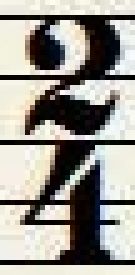
#> input picture app/templates/2.4.2.jpg, 27 x 55 px (shown 5 times larger); its folder holds only this picture in this run
$ python app.py templates/2.4.2.jpg   (older library calls are emulated)
#> lines starting #> are read from the running program, lines starting #| are printed output that depends on the picture; long printed decimals are rounded
import numpy as np
import cv2
import copy
from jinja2 import Environment, FileSystemLoader
from sys import argv


class Note(object):
    pitches = ('A2', 'G2', 'F2', 'E2', 'D2', 'C2', 'B', 'A', 'G', 'F', 'E', 'D', 'C')

    # [6 lines left out: function __init__, not called in this run]

    def __repr__(self):
        return '<Note {}, at loc {}>'.format(self.pitch, self.center)

    def location(self):
        return int(self.x), int(self.y)


class Symbol(object):

    # [5 lines left out: function __init__, not called in this run]

    def __repr__(self):
        return '<Symbol {}, at {}>'.format(self.type, self.location)

    # [26 lines left out: functions __eq__, find_closest_note, find_eights, not called in this run]


def find_pitch(note, staff):
    distances = [abs(note.y - y) for y in staff]
    return Note.pitches[distances.index(min(distances))]


# [4 lines left out: function classify_notes, not called in this run]


def get_matches_with_loc(img_rgb, img_gray, templates, threshold):
    height, width, nn = img_rgb.shape
    locations = {}
    for template_symbol in templates:
        locations[template_symbol] = []
        fname = 'templates/' + template_symbol + '.jpg'
        template = cv2.imread(fname, 0)
        w, h = template.shape[::-1]
        o = height / config[template_symbol][1]
        o2 = width / config[template_symbol][0]
        for i in np.arange(o - 0.1, o + 0.1, 0.1):
            for j in np.arange(o2 - 0.1, o2 + 0.2, 0.1):
                changed = cv2.resize(template, (0, 0), fx=i, fy=j)
                res = cv2.matchTemplate(img_gray, changed, cv2.TM_CCOEFF_NORMED)
                loc = np.where(res >= threshold)
                pts = list(zip(*loc[::-1]))
                for pt in pts:
                    x = pt[0]
                    y = pt[1]
                    pt2 = (pt[0] + int(w * i), pt[1] + int(h * j))
                    x2 = pt2[0]
                    y2 = pt2[1]
                    center = (int((x + x2) / 2), int((y + y2) / 2))
                    s = Symbol(template_symbol, center)
                    if s not in locations[template_symbol]:
                        locations[template_symbol].append(s)
                    cv2.rectangle(img_rgb, pt, pt2, (255, 255, 255), cv2.FILLED)
                    cv2.rectangle(img_gray, pt, pt2, (255, 255, 255), cv2.FILLED)
                    # cv2.circle(img_rgb, s.location, 1, (255, 0, 0), 3)
                    if template_symbol == 'viol-key' or template_symbol == 'viol-key.3' or template_symbol == 'bas-key':
                        img_rgb[:pt[1] + int(h * j), :pt[0] + int(w * i)] = (255, 255, 255)
                if pts:
                    break
            else:
                continue
            break
    return locations


config = {
    '4.4': (1920, 1002),
    '4.4.2': (898, 845),
    '3.4': (1128, 570),
    '2.4.2': (957, 612),
    '3.4.2': (1144, 538),
    '2.4': (748, 502),
    'b': (1128, 570),
    'b.2': (1128, 570),
    'pauza_cw': (1920, 962),
    'pauza_cw.2': (1128, 570),
    'hasz': (1218, 609),
    'hasz2': (1218, 609),
    'hasz3': (1920, 962),
    'post': (1920, 962),
    'bas-key': (1920, 962),
    'viol-key': (1920, 1002),
    'viol-key.2': (960, 698),
    'viol-key.3': (898, 845),
    'half': (1218, 609),
    'half.2': (1218, 609),
    'half.3': (898, 845),
    'half.4': (1920, 1002),
    'half.5': (1920, 1002),
    'half.6': (1128, 570),
    'half.7': (1128, 570),
    'half.8': (898, 845),
    'half.9': (1128, 570),
    'quater': (1218, 609),
    'quater.2': (960, 698),
    'quater.3': (758, 502),
    'quater.4': (905, 534),
    'quater.5': (957, 612),
    'whole': (1920, 1002)
}

images = ['low.jpg', 'kurki-trzy.jpg', 'stoo.jpg', 'dudka.jpg', 'Happy.jpg', 'oda.jpg', 'kotek.jpg', 'Lulajże.jpg',
          'aaakot.jpg', 'kurki3.jpg', 'niewiem.jpg']
metrum = ('4.4', '3.4', '2.4.2', '3.4.2', '2.4', '4.4.2')
pause = ('pauza_cw', 'pauza_cw.2')
hasz = ('hasz', 'hasz2', 'hasz3')
b = ('b', 'b.2')
post = (('post'),)
bas_key = (('bas-key'),)
viol_key = ('viol-key', 'viol-key.3')
half = ('half.4', 'half.5', 'half.7')
quater = ('quater', 'quater.2')
whole = (('whole'),)
symbols = {metrum: 0.655, pause: 0.7, hasz: 0.8, b: 0.9, post: 0.739, bas_key: 0.7, viol_key: 0.55}
symbols2 = {half: 0.66, quater: 0.63, whole: 0.65}

image = argv[1]
img = cv2.imread(image)
#> img is the input picture: shape (55, 27, 3); mean B, G, R 144, 151.1, 153.8
if img is None:
    exit(1)
cimg = copy.copy(img)
gray = cv2.cvtColor(img, cv2.COLOR_BGR2GRAY)
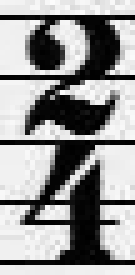
#> gray: shape (55, 27) (shown 5 times larger); min 0, max 252, mean 151.1
canny = cv2.Canny(gray, 50, 150, apertureSize=3)
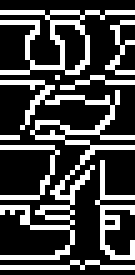
#> canny: shape (55, 27) (shown 5 times larger); 27.7% white in thin lines or dots
lines = cv2.HoughLines(canny, 1, np.pi / 180, int(0.4 * img.shape[1]))
#> lines = 638 rows, first 8: [-9, 2.9], [-3, 2.93], [21, 0.0175], [22, 0.0524], [13, 0.105], [23, 0.0698], [24, 0.262], [-8, 2.83]
line_coords = []
for line in lines:
    for r, theta in line:
        a = np.cos(theta)
        b = np.sin(theta)
        x0 = a * r
        y0 = b * r
        x1 = int(x0 + img.shape[1] * (-b))
        y1 = int(y0 + img.shape[1] * a)
        x2 = int(x0 - img.shape[1] * (-b))
        y2 = int(y0 - img.shape[1] * a)
        cv2.line(cimg, (x1, y1), (x2, y2), (0, 255, 0), 1)
        line_coords.append([(x1, y1), (x2, y2)])
#> this loop made 638 passes
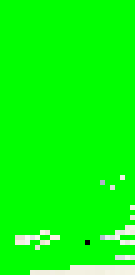
#> cimg: shape (55, 27, 3) (shown 5 times larger); mean B, G, R 10.8, 254, 11.4
#> after the loop, line_coords = 638 items


line_coords[:] = sorted(line_coords, key=lambda x: x[0][1])[::2]
diff = line_coords[1][0][1] - line_coords[0][0][1]
#> diff = 1
diff_ratio = diff * 100 / img.shape[0]
#> diff_ratio = 1.82

print('name: {}, diff: {}, diff ratio {}, numlines: {}'.format(image, diff, diff_ratio, len(line_coords)))
#| name: templates/2.4.2.jpg, diff: 1, diff ratio 1.818, numlines: 319

new_list = [[copy.deepcopy(line_coords[i + j * 5]) for i in range(5)] for j in range(int(len(line_coords) / 5))]
#> new_list = 63 items

x1 = line_coords[0][0][0]
#> x1 = 4
x2 = line_coords[0][1][0]
#> x2 = 21

for elem in new_list:
    y1 = elem[0][1][1]
    y2 = elem[4][1][1]
    elem.insert(0, [(x1, y1 - diff), (x2, y1 - diff)])
    elem.append([(x1, y2 + diff), (x2, y2 + diff)])
#> this loop made 63 passes
#> (y1, y2) on passes 1 to 12: (21, 24), (21, 24), (23, 25), (25, 26), (25, 22), (26, 26), (26, 19), (23, 22), (20, 23), (24, 25), (22, 26), (14, 13)

staves = [[float(w[0][1] + 1) for w in elem] for elem in new_list]
#> staves = 63 items, first 6: [21, -29, -28, -28, -28, -28, 26], [21, -28, -28, -28, -27, -27, 26], [23, -27, -27, -27, -27, -27, 27], [25, -27, -27, -27, -27, -26, 28], [25, -26, -26, -26, -26, -26, 24], [26, -26, -26, -26, -26, -26, 28]
middles = [[(line + next_line) / 2 for line, next_line in zip(staff, staff[1:])] for staff in staves]
#> middles = 63 items, first 6: [-4, -28.5, -28, -28, -28, -1], [-3.5, -28, -28, -27.5, -27, -0.5], [-2, -27, -27, -27, -27, 0], [-1, -27, -27, -27, -26.5, 1], [-0.5, -26, -26, -26, -26, -1], [0, -26, -26, -26, -26, 1]
for i, mids in enumerate(middles):
    for j, mid in enumerate(mids):
        staves[i].insert(j, mid)
#> this loop made 63 passes
#> mids on passes 1 to 12: [-4, -28.5, -28, -28, -28, -1], [-3.5, -28, -28, -27.5, -27, -0.5], [-2, -27, -27, -27, -27, 0], [-1, -27, -27, -27, -26.5, 1], [-0.5, -26, -26, -26, -26, -1], [0, -26, -26, -26, -26, 1], [0, -26, -26, -26, -26, -2.5], [-1, -25, -25, -25, -25, -0.5], [-2.5, -25, -25, -25, -24.5, 0.5], [0, -24, -24, -24, -23.5, 2], [-0.5, -23, -22.5, -22, -22, 3], [-4, -21.5, -21, -21, -21, -3]

for i in range(len(staves)):
    staves[i].sort()
#> this loop made 63 passes

matches = [get_matches_with_loc(img, gray, symbol, threshold) for symbol, threshold in
           zip(symbols.keys(), symbols.values())]
#> (the run stopped early here; a loop or call above may not have finished)

$ run again, on app/templates/4.4.jpg
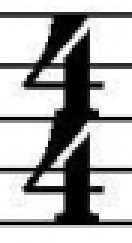
#> input picture app/templates/4.4.jpg, 44 x 81 px (shown 3 times larger)
#> img is the input picture: shape (81, 44, 3); min 0, max 255, mean 174.9
#> `canny = cv2.Canny(gray, 50, 150, apertureSize=3)`:
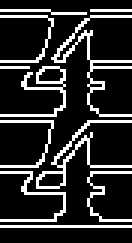
#> canny: shape (81, 44) (shown 3 times larger); 17.7% white in thin lines or dots
#> lines = 324 rows, first 8: [75, 1.57], [21, 0], [5, 1.52], [3, 1.62], [29, 0], [27, 0.262], [26, 0.244], [40, 1.57]
#> the loop `for line in lines:` made 324 passes
#> after the loop `for line in lines:`:
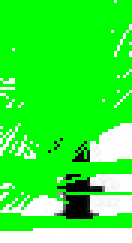
#> cimg: shape (81, 44, 3) (shown 3 times larger); mean B, G, R 51.8, 244.2, 51.8
#> after the loop `for line in lines:`: line_coords = 324 items
#> diff = 0
#| name: templates/4.4.jpg, diff: 0, diff ratio 0.0, numlines: 162
#> new_list = 32 items
#> x1 = 15
#> x2 = 33
#> the loop `for elem in new_list:` made 32 passes
#> (y1, y2) on passes 1 to 8: (37, 40), (39, 41), (37, 42), (41, 38), (42, 43), (43, 43), (43, 42), (42, 41)
#> staves = 32 items, first 6: [38, -47, -47, -46, -45, -45, 41], [40, -45, -45, -45, -44, -44, 42], [38, -44, -44, -44, -44, -44, 43], [42, -44, -43, -43, -43, -43, 39], [43, -43, -43, -43, -43, -43, 44], [44, -43, -43, -43, -43, -43, 44]
#> middles = 32 items, first 6: [-4.5, -47, -46.5, -45.5, -45, -2], [-2.5, -45, -45, -44.5, -44, -1], [-3, -44, -44, -44, -44, -0.5], [-1, -43.5, -43, -43, -43, -2], [0, -43, -43, -43, -43, 0.5], [0.5, -43, -43, -43, -43, 0.5]
#> the loop `for i, mids in enumerate(middles):` made 32 passes
#> the loop `for i in range(len(staves)):` made 32 passes

$ run again, on app/templates/b.4.jpg
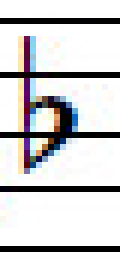
#> input picture app/templates/b.4.jpg, 20 x 45 px (shown 6 times larger)
#> img is the input picture: shape (45, 20, 3); mean B, G, R 211.2, 210.3, 211.1
#> `canny = cv2.Canny(gray, 50, 150, apertureSize=3)`:
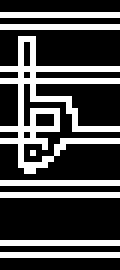
#> canny: shape (45, 20) (shown 6 times larger); 28.7% white in thin lines or dots
#> lines = 418 rows, first 8: [3, 0], [-3, 3.12], [5, 0], [-5, 3.12], [4, 0.0524], [-2, 3.09], [-1, 2.9], [-4, 3.07]
#> the loop `for line in lines:` made 418 passes
#> after the loop `for line in lines:`:
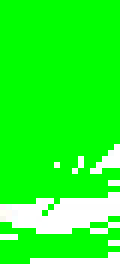
#> cimg: shape (45, 20, 3) (shown 6 times larger); mean B, G, R 43.8, 254.9, 43.8
#> after the loop `for line in lines:`: line_coords = 418 items
#> diff = 0
#| name: templates/b.4.jpg, diff: 0, diff ratio 0.0, numlines: 209
#> new_list = 41 items
#> x1 = 2
#> x2 = 11
#> the loop `for elem in new_list:` made 41 passes
#> (y1, y2) on passes 1 to 8: (17, 17), (16, 19), (19, 19), (19, 19), (17, 18), (18, 16), (15, 15), (21, 20)
#> staves = 41 items, first 6: [18, -20, -20, -20, -20, -20, 18], [17, -20, -20, -19, -19, -19, 20], [20, -19, -19, -19, -19, -19, 20], [20, -19, -19, -19, -19, -18, 20], [18, -18, -17, -17, -17, -16, 19], [19, -16, -16, -15, -15, -14, 17]
#> middles = 41 items, first 6: [-1, -20, -20, -20, -20, -1], [-1.5, -20, -19.5, -19, -19, 0.5], [0.5, -19, -19, -19, -19, 0.5], [0.5, -19, -19, -19, -18.5, 1], [0, -17.5, -17, -17, -16.5, 1.5], [1.5, -16, -15.5, -15, -14.5, 1.5]
#> the loop `for i, mids in enumerate(middles):` made 41 passes
#> the loop `for i in range(len(staves)):` made 41 passes

$ run again, on app/templates/3.4.2.jpg
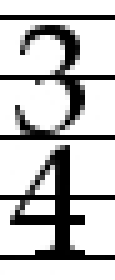
#> input picture app/templates/3.4.2.jpg, 23 x 56 px (shown 5 times larger)
#> img is the input picture: shape (56, 23, 3); min 0, max 255, mean 193.9
#> `canny = cv2.Canny(gray, 50, 150, apertureSize=3)`:
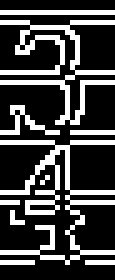
#> canny: shape (56, 23) (shown 5 times larger); 26.1% white in thin lines or dots
#> lines = 559 rows, first 8: [-12, 3.11], [16, 0.157], [-10, 3.05], [13, 0.0698], [15, 0.122], [14, 0.0349], [17, 0.227], [-11, 3.07]
#> the loop `for line in lines:` made 559 passes
#> after the loop `for line in lines:`:
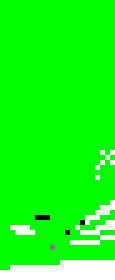
#> cimg: shape (56, 23, 3) (shown 5 times larger); mean B, G, R 24.6, 253.9, 24.6
#> after the loop `for line in lines:`: line_coords = 559 items
#> diff = 0
#| name: templates/3.4.2.jpg, diff: 0, diff ratio 0.0, numlines: 280
#> new_list = 56 items
#> x1 = 6
#> x2 = 16
#> the loop `for elem in new_list:` made 56 passes
#> (y1, y2) on passes 1 to 8: (19, 21), (21, 15), (21, 22), (21, 22), (22, 22), (22, 21), (22, 22), (22, 21)
#> staves = 56 items, first 6: [20, -24, -24, -24, -24, -23, 22], [22, -23, -23, -23, -23, -23, 16], [22, -23, -23, -22, -22, -22, 23], [22, -22, -22, -22, -22, -22, 23], [23, -22, -22, -22, -22, -22, 23], [23, -22, -22, -22, -22, -22, 22]
#> middles = 56 items, first 6: [-2, -24, -24, -24, -23.5, -0.5], [-0.5, -23, -23, -23, -23, -3.5], [-0.5, -23, -22.5, -22, -22, 0.5], [0, -22, -22, -22, -22, 0.5], [0.5, -22, -22, -22, -22, 0.5], [0.5, -22, -22, -22, -22, 0]
#> the loop `for i, mids in enumerate(middles):` made 56 passes
#> the loop `for i in range(len(staves)):` made 56 passes
